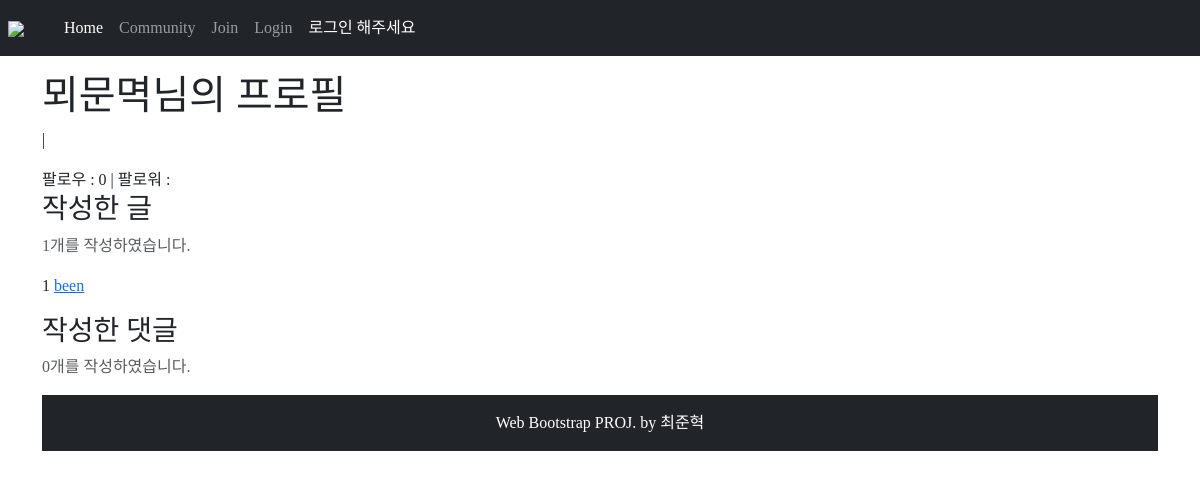
Page /accounts/detail/1 on the earlier database version.
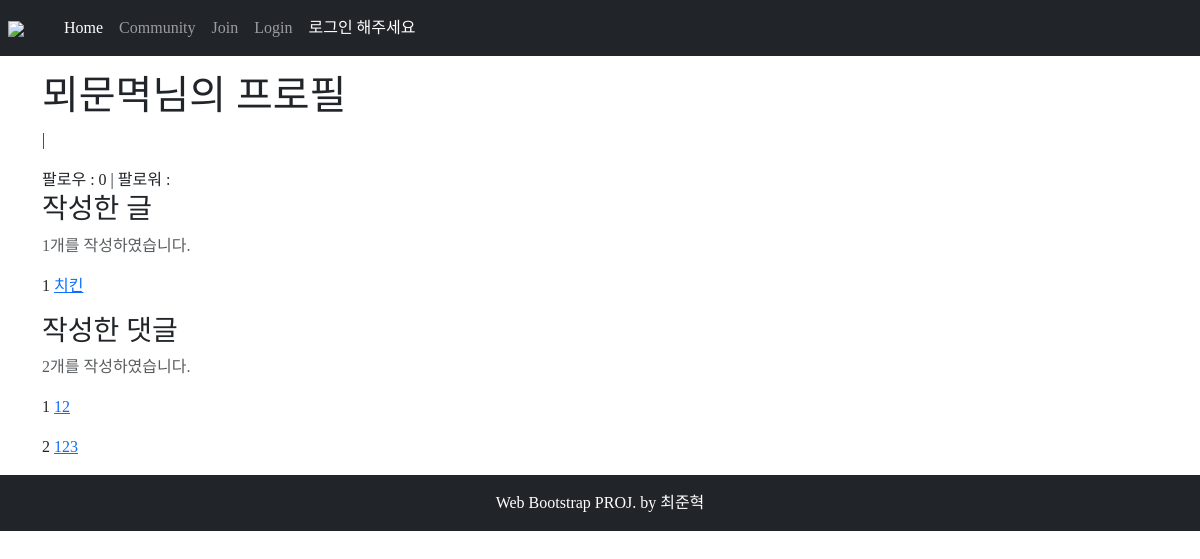
Same page on the later database version.
### accounts/models.py (models this page shows)
class User(AbstractUser):
    followings = models.ManyToManyField('self', symmetrical=False, related_name='followers')
    @property
    def full_name(self):
        return f'{self.last_name}{self.first_name}'

### reviews/models.py (models this page shows)
class Review(models.Model):
    title = models.CharField(max_length=20)
    moviename = models.CharField(max_length=20, null=False)
    content = models.TextField(null=False)
    grade = models.FloatField(null=False, default=0)
    created_at = models.DateTimeField(auto_now_add=True)
    updated_at = models.DateTimeField(auto_now=True)
    image = ProcessedImageField(upload_to='images/', blank=True,
                                processors=[ResizeToFill(400, 300)],
                                format='JPEG',
                                options={'quality': 80})
    image_thumbnail = ProcessedImageField(
	                                      upload_to = 'images/', 	blank=True,# settings.py 원본 ImageField 명
	                                      processors = [Thumbnail(100, 100)], # 처리할 작업목록
		                                  format = 'JPEG',		   # 최종 저장 포맷
		                                  options = {'quality': 60}) # 저장 옵션
    user = models.ForeignKey(settings.AUTH_USER_MODEL,
                                on_delete=models.CASCADE, null=True)
    like_users = models.ManyToManyField(settings.AUTH_USER_MODEL, related_name="like_articles")

class Comment(models.Model):
    content = models.TextField()
    created_at = models.DateTimeField(auto_now_add=True)
    article = models.ForeignKey(Review, on_delete=models.CASCADE)
    user = models.ForeignKey(settings.AUTH_USER_MODEL,
                                on_delete=models.CASCADE, null=True)

### accounts/views.py (the view)
# urls.py: path('detail/<int:pk>', views.detail, name='detail'),
def detail(request, pk):
    user = get_user_model().objects.get(pk=pk)
    context = {
        'user': user
    }
    return render(request, 'accounts/detail.html', context)

### accounts/templates/accounts/detail.html (shortened to what this page needs)
{% extends 'base.html' %}
{% block body %}
  <div class="container mt-3 mb-3">
    <h1>{{ user.username }}님의 프로필</h1>
    <p>{{ user.email }}
      |
    </p>
    팔로우 :
    {{ user.followings.count }}
    | 팔로워 :
    {{ user.follower.count }}<br>
    <div class="col-6">
      <h3>작성한 글</h3>
      <p class="text-muted">{{ user.review_set.count }}개를 작성하였습니다.</p>
      {% for article in user.review_set.all %}
        <p>
          {{ forloop.counter }}
          <a href="{% url 'reviews:detail' article.pk %}">{{ article.title }}</a>
        </p>
      </div>
    {% endfor %}
    <div class="col-6">
      <h3>작성한 댓글</h3>
      <p class="text-muted">{{ user.comment_set.count }}개를 작성하였습니다.</p>
      {% for comment in user.comment_set.all %}
        <p>
          {{ forloop.counter }}
          <a href="{% url 'reviews:detail' comment.article.pk %}">{{ comment.content }}</a>
        </p>
      </div>
    {% endfor %}
  </div>
{% endblock body %}

### reviewpjt/templates/base.html (shortened to what this page needs)
{% load django_bootstrap5 %}
{% load static %}
<!DOCTYPE html>
<html lang="ko">
  <head>
    {% bootstrap_css %}
    {% block css %}
      <link rel="stylesheet" href="{% static 'css/movie.css' %}">
      <link rel="stylesheet" href="https://cdn.jsdelivr.net/npm/bootstrap-icons@1.9.1/font/bootstrap-icons.css">
      {% endblock css %}
  </head>
  <body>
    <nav class="navbar navbar-expand-lg navbar-dark bg-dark">
      <div class="nav mx-1">
        <a href="{% url 'reviews:index' %}"><img class="nav-logo mx-1" src="https://user-images.githubusercontent.com/66688033/193211411-15f19a4c-d81f-409c-955a-ec224c8671be.png"/></a>
      </div>
      <div class="collapse navbar-collapse" id="navbarSupportedContent">
        <ul class="navbar-nav mb-2 mx-3 mb-lg-0 ms-lg-4 align-items-end">
          <li class="nav-item">
            <a class="nav-link active" href="{% url 'reviews:index' %}">Home</a>
          </li>
          <li class="nav-item">
            <a class="nav-link" href="{% url 'reviews:community' %}">Community</a>
          </li>
          {% if request.user.is_authenticated %}
            <li class="nav-item">
              <a class="nav-link" href="{% url 'accounts:logout' %}">Logout</a>
            </li>
            <li class="nav-item">
              <a class="nav-link" style="color:white;" href="{% url 'accounts:detail' user.pk %}">{{ request.user }}님, 환영합니다.</a>
              {% comment %} {% url 'movie:detail' user.pk %} {% endcomment %}
            </li>
          {% else %}
            <li class="nav-item">
              <a class="nav-link" href="{% url 'accounts:signup' %}">Join</a>
            </li>
            <li class="nav-item">
              <a class="nav-link" href="{% url 'accounts:login' %}">Login</a>
            </li>
            <li class="nav-item">
              <a class="nav-link" style="color:white;">로그인 해주세요</a>
            </li>
          {% endif %}
        </ul>
      </div>
    </nav>
    {% block body %}{% endblock body %}
    <footer class="py-3 bg-dark col-12 position-sticky bottom-0">
      <div class="container px-4 px-lg-5">
        <p class="m-0 text-center text-white">Web Bootstrap PROJ. by 최준혁</p>
      </div>
    </footer>
  </body>
</html>

### reviews/static/css/movie.css (style rules this page uses)
* { font-family: 'NetflixSans'; }

### reviewpjt/templates/base.html (style rules this page uses)
* { font-family: 'NetflixSans'; }
.nav-logo { width: 5rem; object-fit: cover; }
a { text-decoration: none; color: inherit; }

Differences in the rows shown:
removed Review: title "been"
computed for User "뫼문멱": comment_set.count "0" → "2"
added Review: title "치킨"
added Comment: content "12"
added Comment: content "123"
